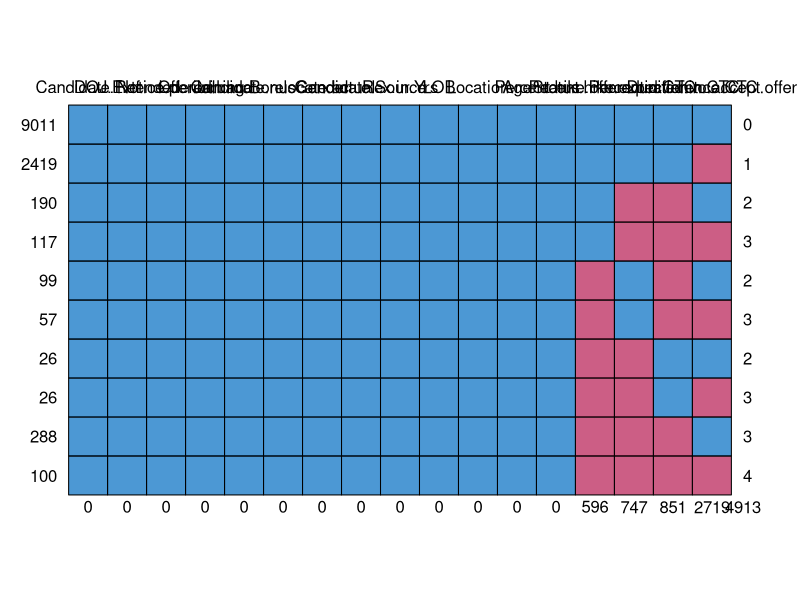

The R source for this figure: (Note: this script raises an error after producing the figure.)
#importing dataset
getwd()
data = read.csv("HR_data.csv")

#Basic EDA
head(data)
class(data)
str(data)

summary(data)
#1.inspecting missing values
colSums(is.na(data))
install.packages("ggplot2")
install.packages("mice")
library(mice)
md.pattern(data)
mymice = mice(data, m = 3, method = "rf", seed = 50)
data_complete = complete(mymice, 1)
summary(data_complete)
plot(density(data2$Pecent.hike.expected.in.CTC), main = "Percentage Hike Expected")
plot(boxplot(data_complete$Age))
plot(boxplot(data_complete$Joining.Bonus))
plot(boxplot(data_complete$Rex.in.Yrs))
hist(data_complete$Pecent.hike.expected.in.CTC)
hist(data_complete$Percent.hike.offered.in.CTC)
hist(data_complete$Age)

